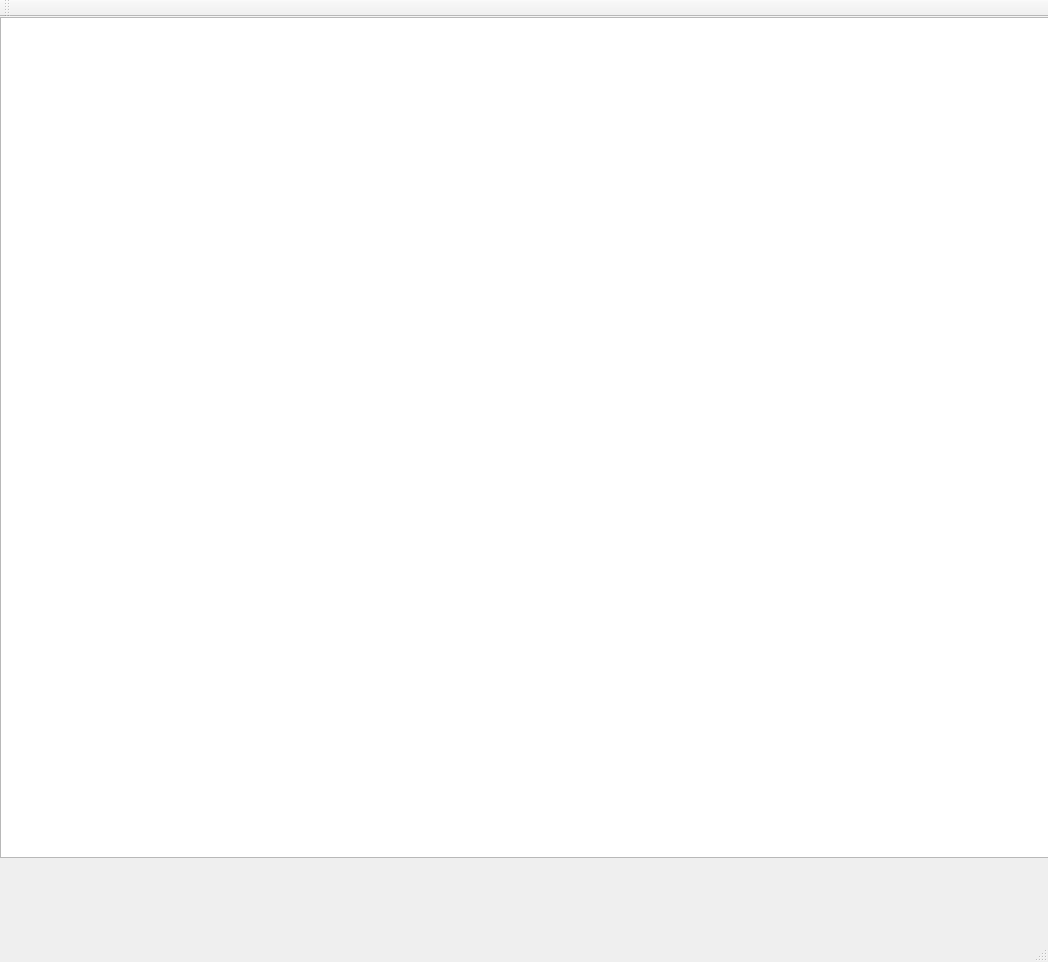
<?xml version="1.0" encoding="UTF-8"?>
<ui version="4.0">
 <class>MainWindow</class>
 <widget class="QMainWindow" name="MainWindow">
  <property name="geometry">
   <rect>
    <x>0</x>
    <y>0</y>
    <width>1048</width>
    <height>962</height>
   </rect>
  </property>
  <property name="windowTitle">
   <string>MainWindow</string>
  </property>
  <property name="styleSheet">
   <string notr="true"/>
  </property>
  <widget class="QWidget" name="centralWidget">
   <widget class="QGraphicsView" name="bg">
    <property name="enabled">
     <bool>true</bool>
    </property>
    <property name="geometry">
     <rect>
      <x>0</x>
      <y>0</y>
      <width>1301</width>
      <height>841</height>
     </rect>
    </property>
    <property name="styleSheet">
     <string notr="true"/>
    </property>
   </widget>
  </widget>
  <widget class="QStatusBar" name="statusBar"/>
  <widget class="QToolBar" name="mainToolBar">
   <attribute name="toolBarArea">
    <enum>TopToolBarArea</enum>
   </attribute>
   <attribute name="toolBarBreak">
    <bool>false</bool>
   </attribute>
  </widget>
 </widget>
 <layoutdefault spacing="6" margin="11"/>
 <resources/>
 <connections/>
</ui>
